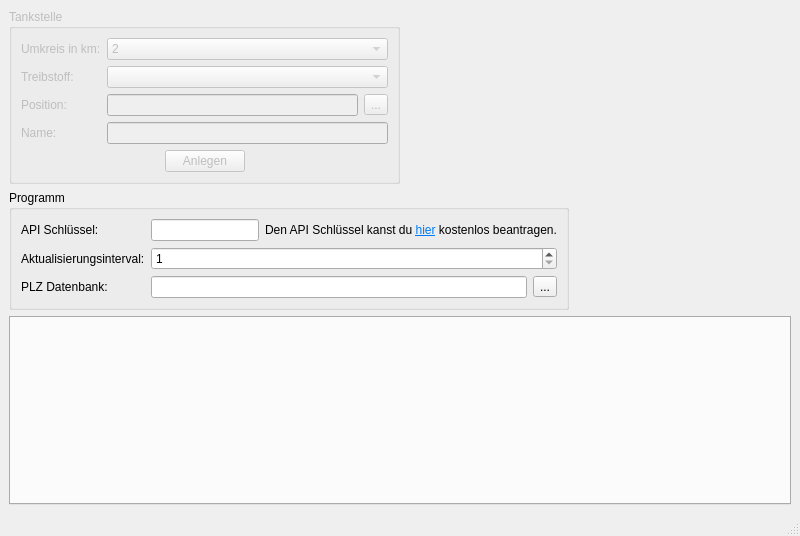
<?xml version="1.0" encoding="UTF-8"?>
<ui version="4.0">
 <class>DlgHauptfenster</class>
 <widget class="QMainWindow" name="DlgHauptfenster">
  <property name="geometry">
   <rect>
    <x>0</x>
    <y>0</y>
    <width>800</width>
    <height>536</height>
   </rect>
  </property>
  <property name="windowTitle">
   <string>Benzinpreismonitor</string>
  </property>
  <property name="toolTip">
   <string/>
  </property>
  <widget class="QWidget" name="centralwidget">
   <layout class="QGridLayout" name="gridLayout">
    <item row="0" column="0">
     <layout class="QVBoxLayout" name="verticalLayout_3">
      <item>
       <layout class="QHBoxLayout" name="horizontalLayout_4">
        <item>
         <widget class="QGroupBox" name="gbTabkstelle">
          <property name="enabled">
           <bool>false</bool>
          </property>
          <property name="title">
           <string>Tankstelle</string>
          </property>
          <layout class="QVBoxLayout" name="verticalLayout">
           <item>
            <layout class="QFormLayout" name="formLayout">
             <item row="0" column="0">
              <widget class="QLabel" name="label">
               <property name="text">
                <string>Umkreis in km:</string>
               </property>
              </widget>
             </item>
             <item row="0" column="1">
              <widget class="QComboBox" name="cbUmkreis">
               <item>
                <property name="text">
                 <string notr="true">2</string>
                </property>
               </item>
               <item>
                <property name="text">
                 <string notr="true">5</string>
                </property>
               </item>
               <item>
                <property name="text">
                 <string notr="true">10</string>
                </property>
               </item>
               <item>
                <property name="text">
                 <string notr="true">25</string>
                </property>
               </item>
              </widget>
             </item>
             <item row="1" column="0">
              <widget class="QLabel" name="label_2">
               <property name="text">
                <string>Treibstoff:</string>
               </property>
              </widget>
             </item>
             <item row="1" column="1">
              <widget class="QComboBox" name="cbTreibstoff"/>
             </item>
             <item row="2" column="0">
              <widget class="QLabel" name="label_3">
               <property name="text">
                <string>Position:</string>
               </property>
              </widget>
             </item>
             <item row="2" column="1">
              <layout class="QHBoxLayout" name="horizontalLayout">
               <item>
                <widget class="QLineEdit" name="txtPosition"/>
               </item>
               <item>
                <widget class="QToolButton" name="tbPLZ">
                 <property name="toolTip">
                  <string>Hier klicken, um die Position via Postleitzahl zu ermitteln.</string>
                 </property>
                 <property name="text">
                  <string>...</string>
                 </property>
                </widget>
               </item>
              </layout>
             </item>
             <item row="3" column="0">
              <widget class="QLabel" name="label_8">
               <property name="text">
                <string>Name:</string>
               </property>
              </widget>
             </item>
             <item row="3" column="1">
              <widget class="QLineEdit" name="txtName"/>
             </item>
            </layout>
           </item>
           <item>
            <layout class="QHBoxLayout" name="horizontalLayout_6">
             <item>
              <spacer name="horizontalSpacer_4">
               <property name="orientation">
                <enum>Qt::Horizontal</enum>
               </property>
               <property name="sizeHint" stdset="0">
                <size>
                 <width>40</width>
                 <height>20</height>
                </size>
               </property>
              </spacer>
             </item>
             <item>
              <widget class="QPushButton" name="pbAnlegen">
               <property name="text">
                <string>Anlegen</string>
               </property>
              </widget>
             </item>
             <item>
              <spacer name="horizontalSpacer_3">
               <property name="orientation">
                <enum>Qt::Horizontal</enum>
               </property>
               <property name="sizeHint" stdset="0">
                <size>
                 <width>40</width>
                 <height>20</height>
                </size>
               </property>
              </spacer>
             </item>
            </layout>
           </item>
          </layout>
         </widget>
        </item>
        <item>
         <spacer name="horizontalSpacer">
          <property name="orientation">
           <enum>Qt::Horizontal</enum>
          </property>
          <property name="sizeHint" stdset="0">
           <size>
            <width>40</width>
            <height>20</height>
           </size>
          </property>
         </spacer>
        </item>
       </layout>
      </item>
      <item>
       <layout class="QHBoxLayout" name="horizontalLayout_5">
        <item>
         <widget class="QGroupBox" name="groupBox">
          <property name="title">
           <string>Programm</string>
          </property>
          <layout class="QVBoxLayout" name="verticalLayout_2">
           <item>
            <layout class="QFormLayout" name="formLayout_2">
             <item row="0" column="0">
              <widget class="QLabel" name="label_4">
               <property name="text">
                <string>API Schlüssel:</string>
               </property>
              </widget>
             </item>
             <item row="0" column="1">
              <layout class="QHBoxLayout" name="horizontalLayout_3">
               <item>
                <widget class="QLineEdit" name="txtAPI_Key">
                 <property name="toolTip">
                  <string>&lt;html&gt;&lt;head/&gt;&lt;body&gt;&lt;p&gt;&lt;br/&gt;&lt;/p&gt;&lt;/body&gt;&lt;/html&gt;</string>
                 </property>
                </widget>
               </item>
               <item>
                <widget class="QLabel" name="label_7">
                 <property name="text">
                  <string>&lt;html&gt;&lt;head/&gt;&lt;body&gt;&lt;p&gt;Den API Schlüssel kanst du &lt;a href=&quot;https://creativecommons.tankerkoenig.de&quot;&gt;&lt;span style=&quot; text-decoration: underline; color:#007af4;&quot;&gt;hier&lt;/span&gt;&lt;/a&gt; kostenlos beantragen.&lt;/p&gt;&lt;/body&gt;&lt;/html&gt;</string>
                 </property>
                 <property name="openExternalLinks">
                  <bool>true</bool>
                 </property>
                </widget>
               </item>
              </layout>
             </item>
             <item row="1" column="0">
              <widget class="QLabel" name="label_5">
               <property name="text">
                <string>Aktualisierungsinterval:</string>
               </property>
              </widget>
             </item>
             <item row="1" column="1">
              <widget class="QSpinBox" name="sbAktualisierung">
               <property name="minimum">
                <number>1</number>
               </property>
              </widget>
             </item>
             <item row="2" column="0">
              <widget class="QLabel" name="label_6">
               <property name="text">
                <string>PLZ Datenbank:</string>
               </property>
              </widget>
             </item>
             <item row="2" column="1">
              <layout class="QHBoxLayout" name="horizontalLayout_2">
               <item>
                <widget class="QLineEdit" name="txtPLZ_DB"/>
               </item>
               <item>
                <widget class="QToolButton" name="tbPLZ_DB">
                 <property name="text">
                  <string>...</string>
                 </property>
                </widget>
               </item>
              </layout>
             </item>
            </layout>
           </item>
          </layout>
         </widget>
        </item>
        <item>
         <spacer name="horizontalSpacer_2">
          <property name="orientation">
           <enum>Qt::Horizontal</enum>
          </property>
          <property name="sizeHint" stdset="0">
           <size>
            <width>40</width>
            <height>20</height>
           </size>
          </property>
         </spacer>
        </item>
       </layout>
      </item>
     </layout>
    </item>
    <item row="1" column="0">
     <widget class="QTabWidget" name="twPreise">
      <property name="currentIndex">
       <number>-1</number>
      </property>
      <property name="tabsClosable">
       <bool>true</bool>
      </property>
     </widget>
    </item>
   </layout>
  </widget>
  <widget class="QStatusBar" name="txtStatus"/>
 </widget>
 <resources/>
 <connections/>
</ui>
